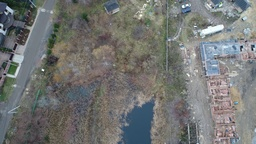
#> input picture img3/2432.JPG, 256 x 144 px, shrunk from 3840 x 2160 before the run; its folder holds 4 pictures in this run
$ python main.py
#> lines starting #> are read from the running program, lines starting #| are printed output that depends on the picture
#!/usr/bin/env python3
# -*- coding: utf-8 -*-
"""
Created on Wed Jun 26 15:01:43 2024

@author: jinxu
"""
import sys
import cv2
import numpy as np
import matplotlib.pyplot as plt
import os
import argparse
import warnings

ap = argparse.ArgumentParser()
ap.add_argument("-img", "--input_image", default="./img3/", required = False,
    help = "Path to the directory that contains the imags")
ap.add_argument("-out", "--output_image", default="./res.jpg", required = False,
    help = "Path to the output image")


args = vars(ap.parse_args())


warnings.filterwarnings("ignore")

class Panoranic_mode(object):
    def __init__(self, image_path = args["input_image"],
        output_image = args["output_image"]):
        self.image_path = image_path
        self.output_image = output_image


    def warpImages(self, img1, img2, H):
        rows1, cols1 = img1.shape[:2]
        rows2, cols2 = img2.shape[:2]

        list_of_points_1 = np.float32([[0,0], [0, rows1],[cols1, rows1], [cols1, 0]]).reshape(-1, 1, 2) #coordinates of a reference image
        temp_points = np.float32([[0,0], [0,rows2], [cols2,rows2], [cols2,0]]).reshape(-1,1,2) #coordinates of second image

        # When we have established a homography we need to warp perspective
        # Change field of view
        list_of_points_2 = cv2.perspectiveTransform(temp_points, H)#calculate the transformation matrix

        list_of_points = np.concatenate((list_of_points_1,list_of_points_2), axis=0)

        [x_min, y_min] = np.int32(list_of_points.min(axis=0).ravel() - 0.5)
        [x_max, y_max] = np.int32(list_of_points.max(axis=0).ravel() + 0.5)

        translation_dist = [-x_min,-y_min]
        print(translation_dist)
        H_translation = np.array([[1, 0, translation_dist[0]], [0, 1, translation_dist[1]], [0, 0, 1]])

        output_img = cv2.warpPerspective(img2, H_translation.dot(H), (x_max-x_min, y_max-y_min))
        print(output_img.shape)
        output_img[translation_dist[1]:rows1+translation_dist[1], translation_dist[0]:cols1+translation_dist[0]] = img1
        print(output_img.shape)
        print("----------------")
        return output_img


    def stiching(self, img_list, minmaxcount=5,nfeatures=20000):
        #Use ORB detector to extract keypoints
#> called with minmaxcount = 5, nfeatures = 20000
        orb = cv2.ORB_create(nfeatures=nfeatures)
        while True:
            if len(img_list) < 2:
                break

            img1=img_list.pop(0)
            img2=img_list.pop(0)
            # Find the key points and descriptors with ORB
            keypoints1, descriptors1 = orb.detectAndCompute(img1, None)#descriptors are arrays of numbers that define the keypoints
            keypoints2, descriptors2 = orb.detectAndCompute(img2, None)

            # Create a BFMatcher object to match descriptors
            # It will find all of the matching keypoints on two images
            bf = cv2.BFMatcher_create(cv2.NORM_HAMMING)#NORM_HAMMING specifies the distance as a measurement of similarity between two descriptors

            # Find matching points
            matches = bf.knnMatch(descriptors1, descriptors2,k=2)

            all_matches = []
            for m, n in matches:
                all_matches.append(m)
            # Finding the best matches
            good = []
            for m, n in matches:
                if m.distance < 0.6 * n.distance:#Threshold
                    good.append(m)

            # Set minimum match condition
            MIN_MATCH_COUNT = minmaxcount

            if len(good) > MIN_MATCH_COUNT:

                # Convert keypoints to an argument for findHomography
                src_pts = np.float32([ keypoints1[m.queryIdx].pt for m in good]).reshape(-1,1,2)
                dst_pts = np.float32([ keypoints2[m.trainIdx].pt for m in good]).reshape(-1,1,2)

                # Establish a homography
                M, _ = cv2.findHomography(src_pts, dst_pts, cv2.RANSAC, 5.0)

                result = self.warpImages(img2, img1, M)

                img_list.insert(0,result)

                if len(img_list)==1:
                    break
#> this loop made 3 passes
#> pass 1, in warpImages, `output_img = cv2.warpPerspective(img2, H_translation.dot(H), (x_max-x_..`:
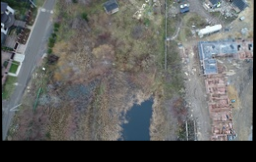
#> output_img: shape (162, 256, 3); mean B, G, R 98, 99.8, 98.2
#> pass 1, in stiching, `result = self.warpImages(img2, img1, M)`:
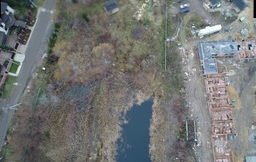
#> result: shape (162, 256, 3); mean B, G, R 116, 117.5, 115.1
#> pass 2, in warpImages (call 2), `output_img = cv2.warpPerspective(img2, H_translation.dot(H), (x_max-x_..`:
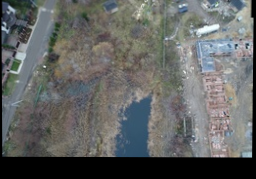
#> output_img: shape (179, 256, 3); mean B, G, R 99.9, 101.3, 99.2
#> pass 2, in stiching, `result = self.warpImages(img2, img1, M)`:
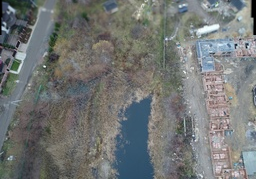
#> result: shape (179, 256, 3); mean B, G, R 116.4, 117.7, 114.5
#> after the loop:
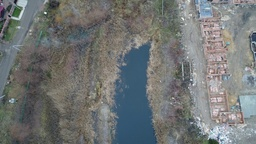
#> img2: shape (144, 256, 3); mean B, G, R 116.5, 117.2, 113.8

        return result


    def __read_files(self, path):
        return os.listdir(path)


    def __create_image_list(self, lst):
        img_list = []
        for i in range(len(lst)):
            img_list.append(cv2.imread(self.image_path + lst[i]))
        return img_list


    def main(self):
        file_list = self.__read_files(path = self.image_path)
        img_list = self.__create_image_list(lst = file_list)
        result = self.stiching(img_list = img_list)
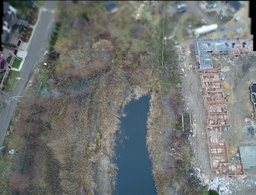
#> result: shape (195, 256, 3); mean of channels 0, 1, 2 115.4, 116.8, 112.9; drawn as B, G, R
        cv2.imwrite(self.output_image, result)


if __name__ == "__main__":
    pm = Panoranic_mode()
    pm.main()
